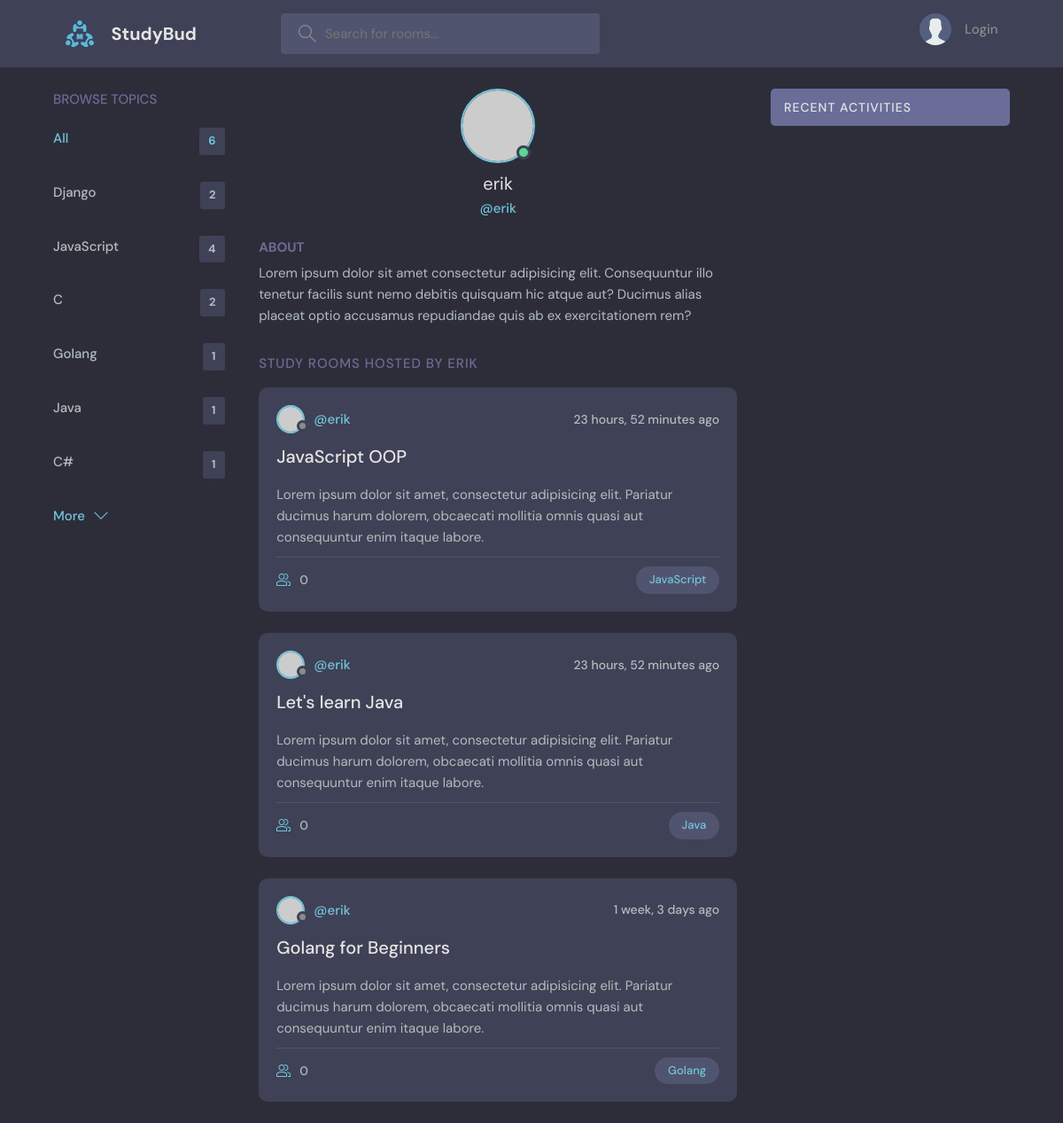
Before: /profile/4/ with the older database file.
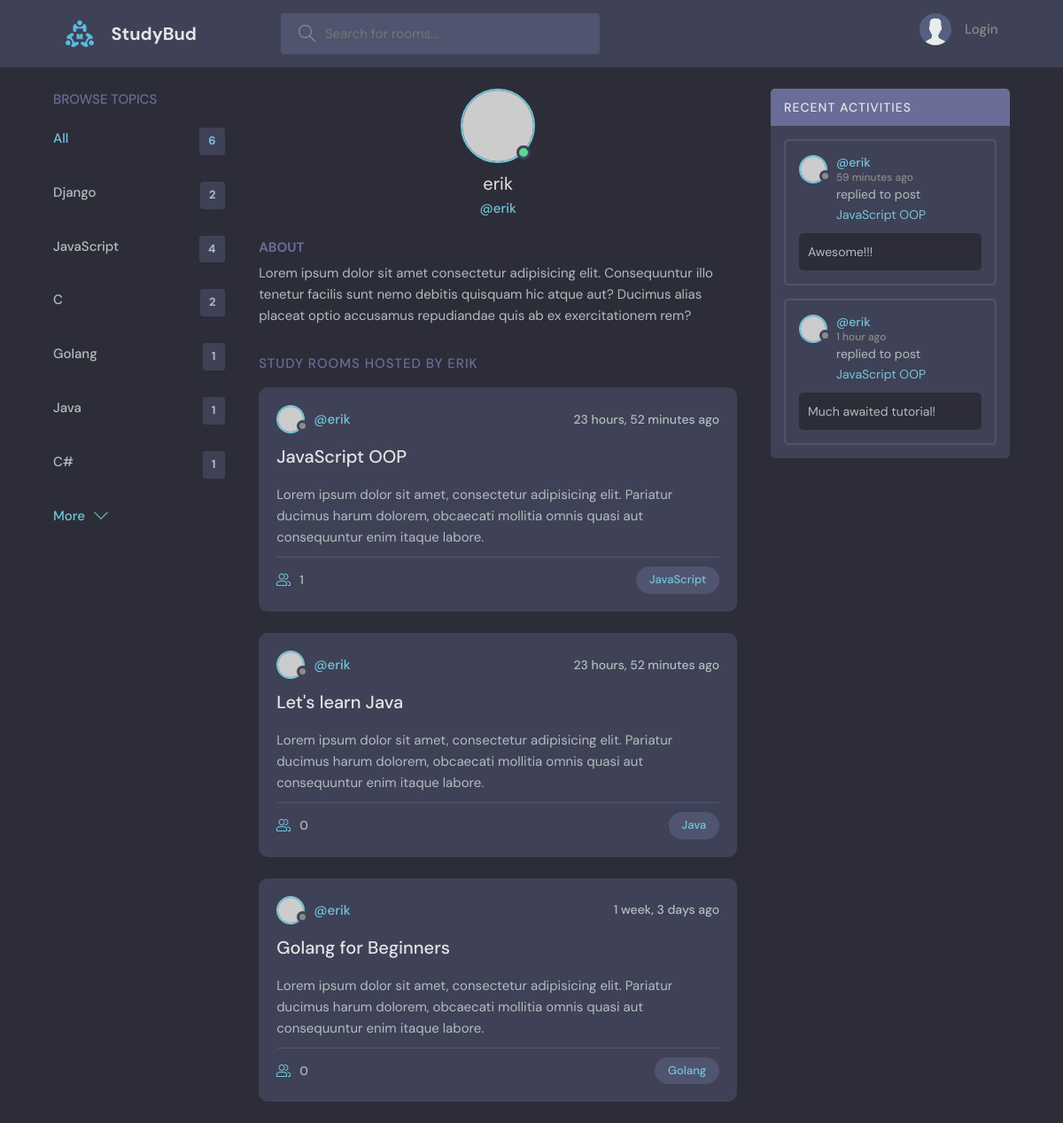
After: the same page with the newer database file.
### base/models.py (models this page shows, shortened)
class Topic(models.Model):
    name = models.CharField(max_length=50)

class Room(models.Model):
    host = models.ForeignKey(User, on_delete=models.SET_NULL, null=True)
    topic = models.ForeignKey(Topic, on_delete=models.CASCADE)
    name = models.CharField(max_length=50)
    description = models.TextField()
    participants = models.ManyToManyField(User, related_name='participants', blank=True)
    created = models.DateTimeField(auto_now_add=True)
    updated = models.DateTimeField(auto_now=True)
    class Meta:
        ordering = ['-updated', '-created']
    def __str__(self):
        return self.name

class Message(models.Model):
    user = models.ForeignKey(User, on_delete=models.CASCADE)
    room = models.ForeignKey(Room, on_delete=models.CASCADE)
    body = models.TextField()
    created = models.DateTimeField(auto_now_add=True)
    updated = models.DateTimeField(auto_now=True)
    class Meta:
        ordering = ['-updated', '-created']

### base/views.py (the view)
# urls.py: path('profile/<str:pk>/', views.userProfile, name='user-profile'),
def userProfile(request, pk):
    user = User.objects.get(id=pk)
    rooms = user.room_set.all()
    room_messages = user.message_set.all()
    topics = Topic.objects.all()
    context = {'user':user, 'rooms':rooms, 'room_messages': room_messages, 'topics': topics}
    return render(request, 'base/profile.html', context)

### base/templates/base/profile.html (shortened to what this page needs)
{% extends 'base.html' %}
{% block content %}
  <main class="profile-page layout layout--3">
    <div class="container">
      {% include 'base/topics_component.html' %}
      <div class="roomList">
        <div class="profile">
          <div class="profile__avatar">
            <div class="avatar avatar--large active">
              <img src="https://randomuser.me/api/portraits/men/11.jpg" />
            </div>
          </div>
          <div class="profile__info">
            <h3>{{user.username}}</h3>
            <p>@{{user.username}}</p>
          </div>
          <div class="profile__about">
            <h3>About</h3>
            <p>
              Lorem ipsum dolor sit amet consectetur adipisicing elit. Consequuntur illo tenetur
              facilis sunt nemo debitis quisquam hic atque aut? Ducimus alias placeat optio
              accusamus repudiandae quis ab ex exercitationem rem?
            </p>
          </div>
        </div>
        <div class="roomList__header">
          <div>
            <h2>Study Rooms Hosted by {{user.username}}</a>
            </h2>
          </div>
        </div>
        {% include 'base/feed_component.html' %}
      </div>
      {% include 'base/activity_component.html' %}
    </div>
  </main>
{% endblock content %}

### base/templates/base/topics_component.html
<div class="topics">
  <div class="topics__header">
    <h2>Browse Topics</h2>
  </div>
  <ul class="topics__list">
    <li>
      <a href="{% url 'home' %}" class="active"
        >All <span>{{topics.count}}</span></a
      >
    </li>
    {% for topic in topics %}
    <li>
      <a href="{% url 'home' %}?q={{topic.name}}"
        >{{topic.name}} <span>{{topic.room_set.all.count}}</span></a
      >
    </li>
    {% endfor %}
  </ul>
  <a class="btn btn--link" href="{% url 'topics' %}">
    More
    <svg
      version="1.1"
      xmlns="http://www.w3.org/2000/svg"
      width="32"
      height="32"
      viewBox="0 0 32 32"
    >
      <title>chevron-down</title>
      <path d="M16 21l-13-13h-3l16 16 16-16h-3l-13 13z"></path>
    </svg>
  </a>
</div>

### base/templates/base/feed_component.html (shortened to what this page needs)
{% if rooms %}
    {% for room in rooms %}
        <div class="roomListRoom">
            <div class="roomListRoom__header">
                <a href="{% url 'user-profile' room.host.id %}" class="roomListRoom__author">
                    <div class="avatar avatar--small">
                        <img src="https://randomuser.me/api/portraits/women/11.jpg" />
                    </div>
                    <span>@{{room.host.username}}</span>
                </a>
                <div class="roomListRoom__actions">
                    <span>{{room.created|timesince}} ago</span>
                </div>
            </div>
            <div class="roomListRoom__content">
                <a href="{% url 'room' room.id %}">{{room.name}}</a>
                <p>
                    Lorem ipsum dolor sit amet, consectetur adipisicing elit. Pariatur ducimus harum dolorem, obcaecati
                    mollitia omnis quasi aut consequuntur enim itaque labore.
                </p>
            </div>
            <div class="roomListRoom__meta">
                <a href="room.html" class="roomListRoom__joined">
                    {{room.participants.count}}
                </a>
                <p class="roomListRoom__topic"><a href="{% url 'home' %}?q={{room.topic.name}}">{{room.topic.name}}</a></p>
            </div>
        </div>
    {% endfor %}
{% endif %}

### base/templates/base/activity_component.html (shortened to what this page needs)
<div class="activities">
    <div class="activities__header">
      <h2>Recent Activities</h2>
    </div>
    {% for message in room_messages %}
        <div class="activities__box">
            <div class="activities__boxHeader roomListRoom__header">
                <a href="{% url 'user-profile' message.user.id %}" class="roomListRoom__author">
                <div class="avatar avatar--small">
                    <img src="https://randomuser.me/api/portraits/women/11.jpg" />
                </div>
                <p>
                    @{{message.user}}
                    <span>{{message.created|timesince}} ago</span>
                </p>
                </a>
            </div>
            <div class="activities__boxContent">
                <p>replied to post <a href="{% url 'room' message.room.id %}">{{message.room}}</a></p>
                <div class="activities__boxRoomContent">
                {{message.body}}
                </div>
            </div>
        </div>
    {% endfor %}
  </div>

Changed rows visible on the page:
computed for Room "JavaScript OOP": participants.count "0" → "1"
added Message: user "erik", created "59 minutes", room "JavaScript OOP", body "Awesome!!!"
added Message: user "erik", created "1 hour", room "JavaScript OOP", body "Much awaited tutorial!"
